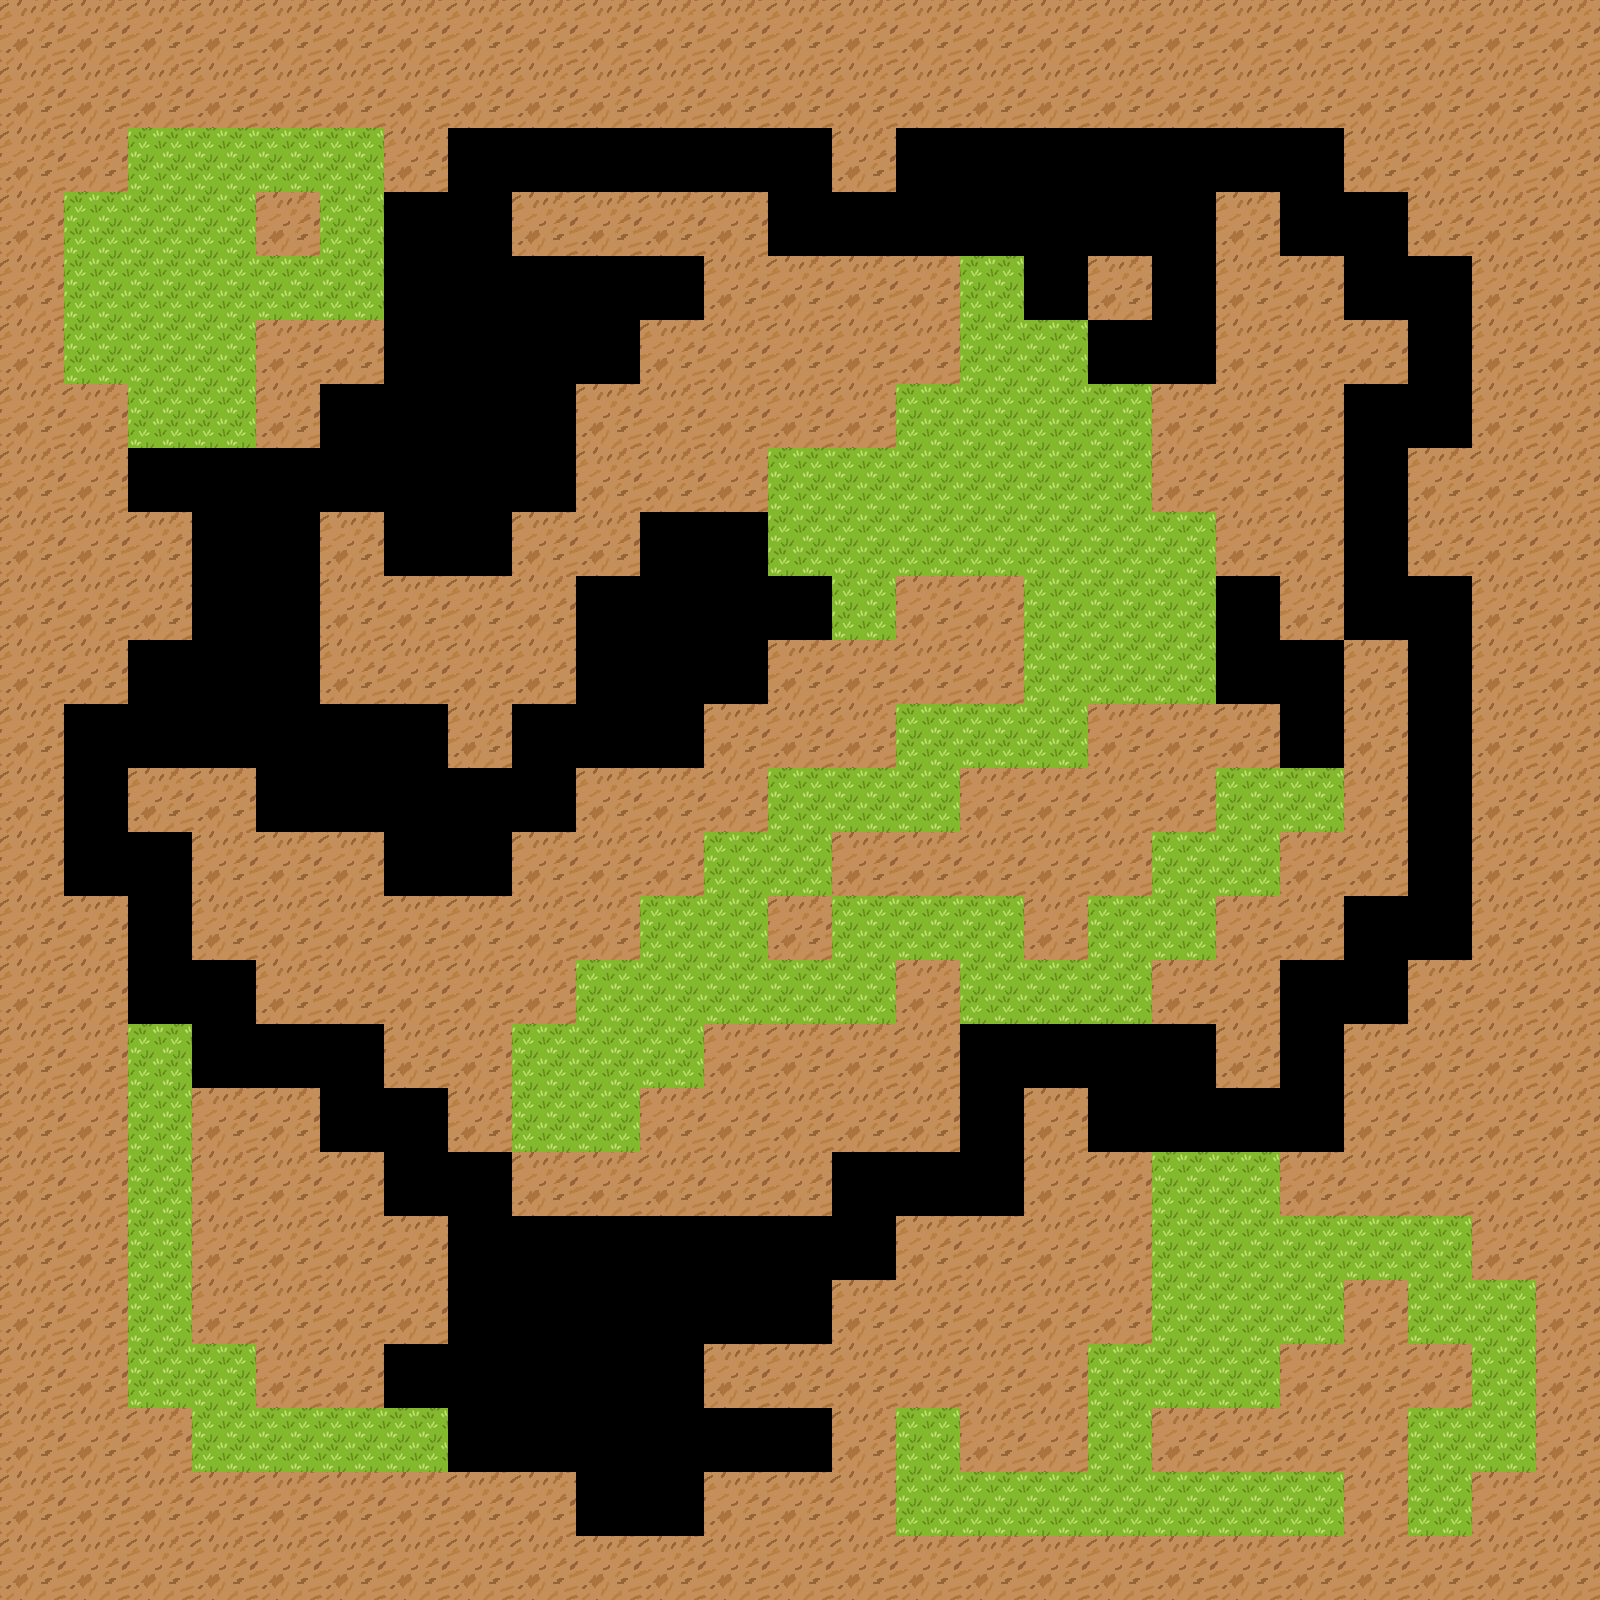

This is a level from a 2D game, rendered from its Tiled map with the project's own tilesets. A one-line summary and the complete map file follow:
An orthogonal 25x25 tile map with 64x64 px tiles, 2 tile layers (backgroundLayer, blockedLayer) and 1 object (playerStart).

<map version="1.0" orientation="orthogonal" renderorder="right-down" width="25" height="25" tilewidth="64" tileheight="64" nextobjectid="6">
 <tileset firstgid="1" name="tileSet" tilewidth="64" tileheight="64">
  <image source="../public/images/tileSet.png" width="256" height="64" />
 </tileset>
 <layer name="backgroundLayer" width="25" height="25">
  <data encoding="csv">
0,0,0,0,0,0,0,0,0,0,0,0,0,0,0,0,0,0,0,0,0,0,0,0,0,
0,0,0,0,0,0,0,0,0,0,0,0,0,0,0,0,0,0,0,0,0,0,0,0,0,
0,0,3,3,3,3,0,0,0,0,0,0,0,0,0,0,0,0,0,0,0,0,0,0,0,
0,3,3,3,0,3,0,0,0,0,0,0,0,0,0,0,0,0,0,0,0,0,0,0,0,
0,3,3,3,3,3,0,0,0,0,0,0,0,0,0,3,0,0,0,0,0,0,0,0,0,
0,3,3,3,0,0,0,0,0,0,0,0,0,0,0,3,3,0,0,0,0,0,0,0,0,
0,0,3,3,0,0,0,0,0,0,0,0,0,0,3,3,3,3,0,0,0,0,0,0,0,
0,0,0,0,0,0,0,0,0,0,0,0,3,3,3,3,3,3,0,0,0,0,0,0,0,
0,0,0,0,0,0,0,0,0,0,0,0,3,3,3,3,3,3,3,0,0,0,0,0,0,
0,0,0,0,0,0,0,0,0,0,0,0,0,3,0,0,3,3,3,0,0,0,0,0,0,
0,0,0,0,0,0,0,0,0,0,0,0,0,0,0,0,3,3,3,0,0,0,0,0,0,
0,0,0,0,0,0,0,0,0,0,0,0,0,0,3,3,3,0,0,0,0,0,0,0,0,
0,0,0,0,0,0,0,0,0,0,0,0,3,3,3,0,0,0,0,3,3,0,0,0,0,
0,0,0,0,0,0,0,0,0,0,0,3,3,0,0,0,0,0,3,3,0,0,0,0,0,
0,0,0,0,0,0,0,0,0,0,3,3,0,3,3,3,0,3,3,0,0,0,0,0,0,
0,0,0,0,0,0,0,0,0,3,3,3,3,3,0,3,3,3,0,0,0,0,0,0,0,
0,0,3,0,0,0,0,0,3,3,3,0,0,0,0,0,0,0,0,0,0,0,0,0,0,
0,0,3,0,0,0,0,0,3,3,0,0,0,0,0,0,0,0,0,0,0,0,0,0,0,
0,0,3,0,0,0,0,0,0,0,0,0,0,0,0,0,0,0,3,3,0,0,0,0,0,
0,0,3,0,0,0,0,0,0,0,0,0,0,0,0,0,0,0,3,3,3,3,3,0,0,
0,0,3,0,0,0,0,0,0,0,0,0,0,0,0,0,0,0,3,3,3,0,3,3,0,
0,0,3,3,0,0,0,0,0,0,0,0,0,0,0,0,0,3,3,3,0,0,0,3,0,
0,0,0,3,3,3,3,0,0,0,0,0,0,0,3,0,0,3,0,0,0,0,3,3,0,
0,0,0,0,0,0,0,0,0,0,0,0,0,0,3,3,3,3,3,3,3,0,3,0,0,
0,0,0,0,0,0,0,0,0,0,0,0,0,0,0,0,0,0,0,0,0,0,0,0,0
</data>
 </layer>
 <layer name="blockedLayer" width="25" height="25">
  <data encoding="csv">
1,1,1,1,1,1,1,1,1,1,1,1,1,1,1,1,1,1,1,1,1,1,1,1,1,
1,1,1,1,1,1,1,1,1,1,1,1,1,1,1,1,1,1,1,1,1,1,1,1,1,
1,1,0,0,0,0,1,0,0,0,0,0,0,1,0,0,0,0,0,0,0,1,1,1,1,
1,0,0,0,1,0,0,0,1,1,1,1,0,0,0,0,0,0,0,1,0,0,1,1,1,
1,0,0,0,0,0,0,0,0,0,0,1,1,1,1,0,0,1,0,1,1,0,0,1,1,
1,0,0,0,1,1,0,0,0,0,1,1,1,1,1,0,0,0,0,1,1,1,0,1,1,
1,1,0,0,1,0,0,0,0,1,1,1,1,1,0,0,0,0,1,1,1,0,0,1,1,
1,1,0,0,0,0,0,0,0,1,1,1,0,0,0,0,0,0,1,1,1,0,1,1,1,
1,1,1,0,0,1,0,0,1,1,0,0,0,0,0,0,0,0,0,1,1,0,1,1,1,
1,1,1,0,0,1,1,1,1,0,0,0,0,0,1,1,0,0,0,0,1,0,0,1,1,
1,1,0,0,0,1,1,1,1,0,0,0,1,1,1,1,0,0,0,0,0,1,0,1,1,
1,0,0,0,0,0,0,1,0,0,0,1,1,1,0,0,0,1,1,1,0,1,0,1,1,
1,0,1,1,0,0,0,0,0,1,1,1,0,0,0,1,1,1,1,0,0,1,0,1,1,
1,0,0,1,1,1,0,0,1,1,1,0,0,1,1,1,1,1,0,0,1,1,0,1,1,
1,1,0,1,1,1,1,1,1,1,0,0,1,0,0,0,1,0,0,1,1,0,0,1,1,
1,1,0,0,1,1,1,1,1,0,0,0,0,0,1,0,0,0,1,1,0,0,1,1,1,
1,1,0,0,0,0,1,1,0,0,0,1,1,1,1,0,0,0,0,1,0,1,1,1,1,
1,1,0,1,1,0,0,1,0,0,1,1,1,1,1,0,1,0,0,0,0,1,1,1,1,
1,1,0,1,1,1,0,0,1,1,1,1,1,0,0,0,1,1,0,0,1,1,1,1,1,
1,1,0,1,1,1,1,0,0,0,0,0,0,0,1,1,1,1,0,0,0,0,0,1,1,
1,1,0,1,1,1,1,0,0,0,0,0,0,1,1,1,1,1,0,0,0,1,0,0,1,
1,1,0,0,1,1,0,0,0,0,0,1,1,1,1,1,1,0,0,0,1,1,1,0,1,
1,1,1,0,0,0,0,0,0,0,0,0,0,1,0,1,1,0,1,1,1,1,0,0,1,
1,1,1,1,1,1,1,1,1,0,0,1,1,1,0,0,0,0,0,0,0,1,0,1,1,
1,1,1,1,1,1,1,1,1,1,1,1,1,1,1,1,1,1,1,1,1,1,1,1,1
</data>
 </layer>
 <objectgroup name="objectsLayer">
  <object id="5" name="playerStart" gid="4" x="512" y="1408">
   <properties>
    <property name="sprite" value="" />
    <property name="type" value="playerStart" />
   </properties>
  </object>
 </objectgroup>
</map>